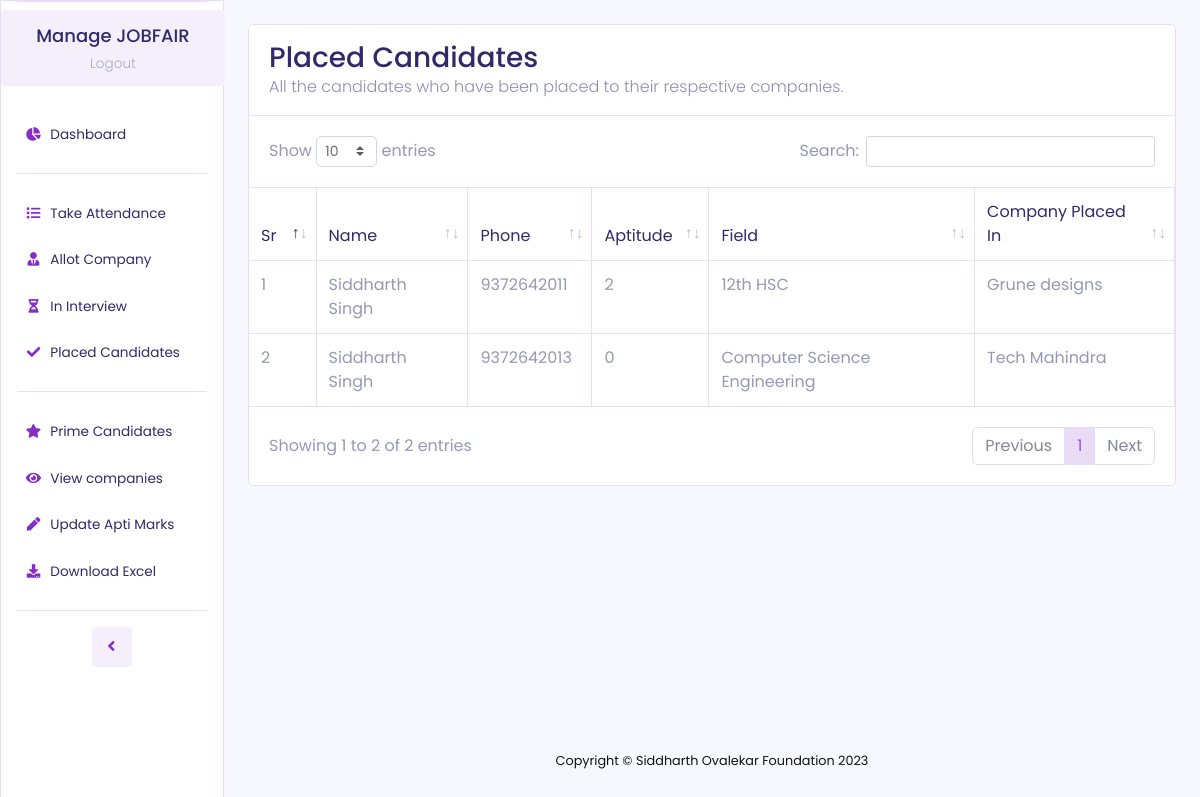
/admin/placed.php (signed in), run on the app's committed database.
### tables this page shows
CREATE TABLE `allotments` (
  `id` int(11) NOT NULL,
  `student_id` varchar(100) NOT NULL,
  `company_id` int(11) NOT NULL,
  `status` varchar(50) NOT NULL DEFAULT 'pending',
  `timestamp` datetime NOT NULL DEFAULT current_timestamp()
);

CREATE TABLE `students` (
  `id` int(11) NOT NULL,
  `first_name` varchar(50) NOT NULL,
  `last_name` varchar(50) NOT NULL,
  `phone` varchar(50) NOT NULL,
  `email` varchar(500) NOT NULL,
  `college` varchar(250) NOT NULL,
  `category` varchar(100) NOT NULL,
  `field` varchar(300) NOT NULL,
  `tenth_marks` float NOT NULL,
  `twelfth_marks` float NOT NULL DEFAULT 0,
  `degree_marks` float NOT NULL DEFAULT 0,
  `year_of_passing` int(11) NOT NULL,
  `path` varchar(1000) NOT NULL,
  `dob` date NOT NULL,
  `attended` int(11) NOT NULL DEFAULT 0,
  `top` int(11) NOT NULL DEFAULT 0,
  `apti_marks` int(11) NOT NULL DEFAULT 0
);

CREATE TABLE `companies` (
  `id` int(11) NOT NULL,
  `company_name` varchar(100) NOT NULL,
  `hr_name` varchar(100) NOT NULL,
  `phone` varchar(20) NOT NULL,
  `email` varchar(200) NOT NULL,
  `job_location` varchar(400) NOT NULL,
  `position_count` int(10) NOT NULL,
  `average_ctc` int(20) NOT NULL,
  `maximum_ctc` int(20) NOT NULL,
  `job_brief` varchar(500) NOT NULL,
  `selection_brief` varchar(500) NOT NULL,
  `categories` varchar(500) NOT NULL,
  `password` varchar(10) NOT NULL
);

### admin/placed.php (the view, shortened to what this page needs)
<?php
include("./partial.php");
?>
<!DOCTYPE html>
<html lang="en">
<head>
    <link href="assets/vendor/fontawesome-free/css/all.min.css" rel="stylesheet" type="text/css">
    <link href="assets/vendor/datatables/dataTables.bootstrap4.min.css" rel="stylesheet">
    <link href="assets/css/sb-admin-2.min.css" rel="stylesheet">
    <link rel="stylesheet" href="https://cdnjs.cloudflare.com/ajax/libs/selectize.js/0.12.6/css/selectize.bootstrap3.min.css" />
</head>
<body id="page-top">
    <div id="wrapper">
        <?php include("./sidebar.php"); ?>
        <div id="content-wrapper" class="d-flex flex-column">
            <div id="content">
                <div class="container-fluid mt-md-4 slide-in-blurred-bottom">
                    <div class="card mb-4">
                        <div class="card-header py-3 d-flex" style="border-bottom:1.5px solid #eadbf6;align-items:center;justify-content:space-between ">
                            <div class="">
                                <h3 class="m-0 font-weight-medium" style="color:#302a68;">Placed Candidates</h3>
                                <p class="m-0 font-weight-light" style="color:#8c90ae;">All the candidates who have been placed to their respective companies.</p>
                            </div>
                        </div>
                        <div class="card-body p-0">
                            <div class="table-responsive">
                                <table class="table table-bordered" id="dataTable" width="100%" cellspacing="0">
                                    <thead>
                                        <tr>
                                            <th>Sr</th>
                                            <th>Name</th>
                                            <th>Phone</th>
                                            <th>Aptitude</th>
                                            <th>Field</th>
                                            <th>Company Placed In</th>
                                        </tr>
                                    </thead>
                                    <tbody>
                                        <?php
                                        $q = "select * from allotments a JOIN students s ON a.student_id=s.phone JOIN companies c ON a.company_id=c.id where a.status='placed'";
                                        $r = mysqli_query($conn, $q);
                                        $i = 1;
                                        while ($res = $r->fetch_assoc()) {
                                            echo "<tr>
                                                    <td>" . $i . "</td>
                                                    <td>" . $res['first_name'] . " " . $res['last_name'] . "</td>
                                                    <td>" . $res['student_id'] . "</td>
                                                    <td>" . $res['apti_marks'] . "</td>
                                                    <td>" . $res['field'] . "</td>
                                                    <td>".$res['company_name']."</td>
                                                </tr>";
                                            $i++;
                                        }
                                        ?>
                                    </tbody>
                                </table>
                            </div>
                        </div>
                    </div>
                </div>
            </div>
            <footer class="sticky-footer">
                <div class="container my-auto">
                    <div class="copyright text-center my-auto">
                        <span>Copyright &copy; Siddharth Ovalekar Foundation 2023</span>
                    </div>
                </div>
            </footer>
        </div>
    </div>
</body>
</html>

### data on the page
allotments: student.first_name "Siddharth", student.last_name "Singh", student "9372642011", student.apti_marks "2", student.field "12th HSC", company.company_name "Grune designs"
allotments: student.first_name "Siddharth", student.last_name "Singh", student "9372642013", student.apti_marks "0", student.field "Computer Science Engineering", company.company_name "Tech Mahindra"
